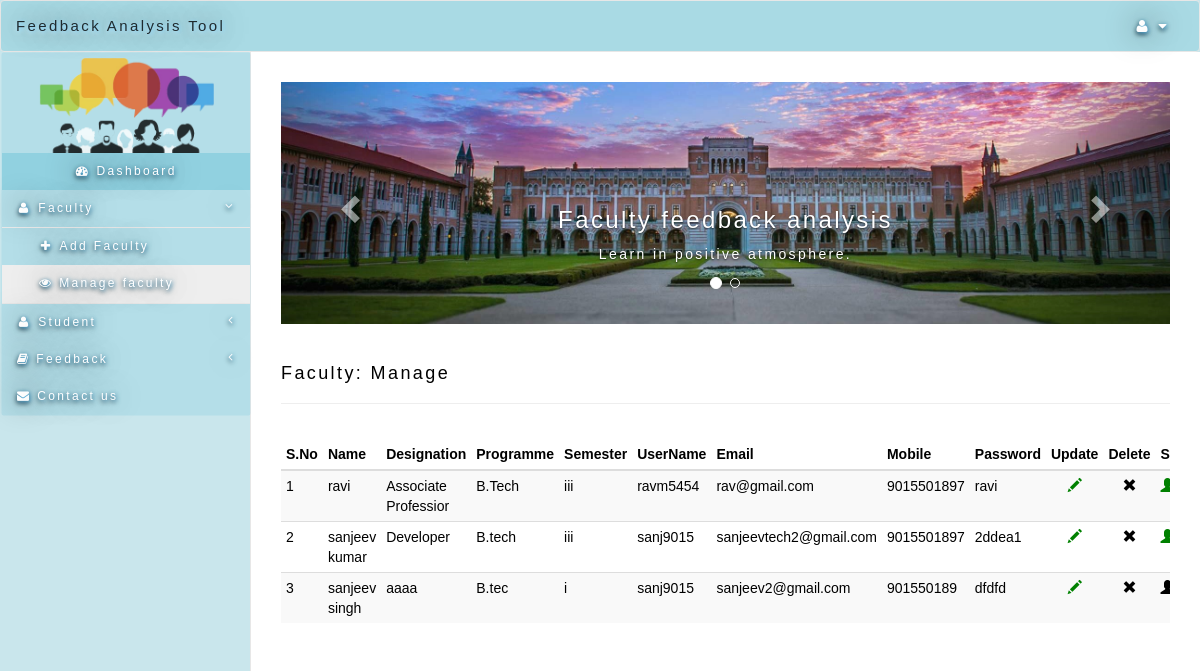
Page /admin/dashboard.php?info=show_faculty (signed in) on the committed database.
### tables this page shows
CREATE TABLE `faculty` (
  `id` int(11) NOT NULL,
  `user_alias` varchar(30) NOT NULL,
  `Name` varchar(30) NOT NULL,
  `designation` varchar(100) NOT NULL,
  `programme` varchar(50) NOT NULL,
  `semester` varchar(10) NOT NULL,
  `email` varchar(255) NOT NULL,
  `password` varchar(75) NOT NULL,
  `mobile` bigint(20) NOT NULL,
  `date` datetime NOT NULL,
  `status` int(11) NOT NULL
);

### admin/show_faculty.php (the view, shortened to what this page needs)
 <div class="col-sm-12">
    <div class="row" style="margin:0;">
        <h4>Faculty: Manage</h4>
        <hr>
    <div class="table-responsive">
    <table class="table table-condensed table-striped table-hover" align="center"style="letter-spacing: 0">
    <thead class="thead-inverse">
	<tr>
	<div class="form-group">
	<?php
	echo "<th>S.No</th>";
	echo "<th>Name</th>";
	echo "<th>Designation</th>";
	echo "<th>Programme</th>";
	echo "<th>Semester</th>";
	echo "<th>UserName</th>";
	echo "<th>Email</th>";
	echo "<th>Mobile</th>";
	echo "<th>Password</th>";
	echo "<th>Update</th>";
	echo "<th>Delete</th>";
	echo "<th>Status</th>";
	?>
	</div>
	</tr>
	</thead>
	<tbody>
     <?php
	$i=1;
	$que=mysqli_query($conn,"select * from faculty");
	while($row=mysqli_fetch_array($que))
	{
		?>
		<tr>
		<div class="form-group">
		<?php
		echo "<td>".$i."</td>";
		echo "<td>".$row['Name']."</td>";
		echo "<td>".$row['designation']."</td>";
		echo "<td>".$row['programme']."</td>";
		echo "<td>".$row['semester']."</td>";
		echo "<td>".$row['user_alias']."</td>";
		echo "<td>".$row['email']."</td>";
		echo "<td>".$row['mobile']."</td>";
		echo "<td>".$row['password']."</td>";
		echo "<td class='text-center'><a href='dashboard.php?id=$row[id]&info=edit_faculty'><span class='glyphicon glyphicon-pencil'style=color:green;></span></a></td>";
		echo "<td class='text-center'><a href='#' onclick='deletes($row[id])'><span class='glyphicon glyphicon-remove' style=color:black;></span></a></td>";
		if($row['status'])
		{
		echo "<td><a href='update_status.php?user_id=".$row['id']."&status=".$row['status']."'><span class='glyphicon glyphicon-user' style=color:black;></span></a></td>";
		}
		else
		{
		echo "<td><a href='update_status.php?user_id=".$row['id']."&status=".$row['status']."'><span class='glyphicon glyphicon-user' style=color:green;></span></a></td>";
		}
		?>
		</div>
		</tr>
		<?php
		$i++;
	}
?>
</tbody>
</table>
</div>
</div>
</div>

### admin/dashboard.php (shortened to what this page needs)
<?php
include('../dbconfig.php');
?>
<!DOCTYPE html>
<html lang="en">
<head>
    <link href="../css/bootstrap.min.css" rel="stylesheet">
    <link href="../css/metisMenu.min.css" rel="stylesheet">
    <link href="../css/sb-admin-2.css" rel="stylesheet">
    <link href="../css/modern-business.css" rel="stylesheet">
    <link href="../css/font-awesome.min.css" rel="stylesheet" type="text/css">
</head>
<body>
    <div id="wrapper" style="background-color: rgba(93, 188, 210,0.3);color:black;">
        <nav class="navbar navbar-default" role="navigation" style="margin-bottom: 0;background-color: rgba(93, 188, 210,0.3);">
            <div class="navbar-header">
                <a class="navbar-brand"  style="color:rgba(0,0,0,0.8);font-size:1.5rem;text-shadow:1px 1px 4px #66CCFF, 0 0 30px black, 0 2px 5px white;"href="dashboard.php">
                Feedback Analysis Tool</a>
            </div>
            <ul class="nav navbar-top-links navbar-right" align="right">
                <li class="dropdown dropleft">
                    <a class="dropdown-toggle" data-toggle="dropdown" href="#">
                        <i class="fa fa-user fa-fw"></i>  <i class="fa fa-caret-down"></i>
                    </a>
                </li>
            </ul>
            <div class="navbar sidebar" role="navigation" style="background-color: rgba(93, 188, 210,0.1);">
                <div class="sidebar-nav navbar-collapse">
                    <ul class="nav"  id="side-menu" style="background-color: rgba(93, 188, 210,0.1);font-size: 1.2rem;">
                        <li>
                                <img src="../images/black n white1.png" height="100vh" class="center-block" width="Auto"alt="logo" style="padding-top: 0.4rem;opacity:0.8;">
                        </li>
                        <li>
                            <a style="text-align:center;background-color: rgba(93, 188, 210,0.4);"href="dashboard.php"><i class="fa fa-dashboard fa-fw"></i> Dashboard</a>
                        </li>
						<li>
                            <a href="#"><i class="fa fa-user fa-fw"></i> Faculty<span class="fa arrow"></span></a>
                            <ul class="nav nav-second-level">
                                <li>
                                    <a href="dashboard.php?info=add_faculty" style="border-top: 0.2px solid #e7e7e7;"><i class="fa fa-plus fa-fw"></i> Add Faculty</a>
                                </li>
								 <li>
                                    <a href="dashboard.php?info=show_faculty"style="border-bottom: 0.2px solid #e7e7e7;"><i class="fa fa-eye"></i> Manage faculty</a>
                                </li>
							</ul>
                        </li>
						<li>
                            <a href="#"><i class="fa fa-user fa-fw"></i> Student<span class="fa arrow"></span></a>
                        </li>
        <li>
                            <a href="#"><i class="fa fa-user fa-book"></i> Feedback<span class="fa arrow"></span></a>
                        </li>
		<li>
			<a href="dashboard.php?info=contact"><i class="fa fa-envelope"></i> Contact us</a>
		</li>
                    </ul>
                </div>
            </div>
        </nav>
        <div id="page-wrapper">
            <div class="row">
                <div class="col-lg-12">
<div id="myCarousel" class="carousel slide" data-ride="carousel" style="margin-top: 3rem;margin-bottom: 3rem;">
    <ol class="carousel-indicators">
      <li data-target="#myCarousel" data-slide-to="0" class="active"></li>
      <li data-target="#myCarousel" data-slide-to="1"></li>
    </ol>
    <div class="carousel-inner">
      <div class="item active">
        <img class="fill"src="../images/feedback11.jpg" style="width:100%;max-height: 285px;">
        <div class="carousel-caption">
          <h3>Faculty feedback analysis</h3>
          <p>Learn in positive atmosphere.</p>
        </div>
      </div>
    </div>
    <a class="left carousel-control" href="#myCarousel" data-slide="prev">
      <span class="glyphicon glyphicon-chevron-left"></span>
    </a>
    <a class="right carousel-control" href="#myCarousel" data-slide="next">
      <span class="glyphicon glyphicon-chevron-right"></span>
    </a>
  </div>
</div>
                	<?php
								@$info=$_GET['info'];
								if($info!="")
								{
									if($info=="add_faculty")
										{
											include('add_faculty.php');
										}
									elseif($info=="show_faculty")
										{
											include('show_faculty.php');
										}
									elseif($info=="edit_faculty")
										{
											include('edit_faculty.php');
										}
									elseif($info=="display_student")
										{
											include('display_student.php');
										}
									elseif($info=="contact")
										{
											include('contact.php');
										}
									elseif($info=="feedback")
										{
											include('feedback.php');
										}
										elseif($info=="average")
										{
											include('feedback_average.php');
										}
										else if($info=="update_password")
										{
										include('update_password.php');
										}
								}
								else
								{
								include('dashboard_home.php');
								}
							?>
				</div>
            </div>
        </div>
</body>
</html>

### css/sb-admin-2.css (style rules this page uses)
body { background-color: #f8f8f8; }
#wrapper { width: 100%; }
#page-wrapper { padding: 0 15px; min-height: 568px; background-color: #fff; }
@media (min-width:768px) { #page-wrapper { position: inherit; margin: 0 0 0 250px; padding: 0 30px; border-left: 1px solid #e7e7e7; } }
.navbar-top-links { margin-right: 0; }
.navbar-top-links li { display: inline-block; }
.navbar-top-links li:last-child { margin-right: 15px; }
.navbar-top-links li a { padding: 15px; min-height: 50px; }
.sidebar .sidebar-nav.navbar-collapse { padding-right: 0; padding-left: 0; }
.sidebar ul li a.active { background-color: #eee; }
.sidebar .arrow { float: right; }
.sidebar .fa.arrow:before { content: "\f104"; }
.sidebar .active>a>.fa.arrow:before { content: "\f107"; }
.sidebar .nav-second-level li, .sidebar .nav-third-level li { border-bottom: 0!important; }
.sidebar .nav-second-level li a { padding-left: 37px; }
@media (min-width:768px) { .sidebar { z-index: 1; position: absolute; width: 250px; margin-top: 51px; } }

### css/modern-business.css (style rules this page uses)
html, body { height: 100%; }
body { padding-top: 0px; font-family:'Gotu', sans-serif; letter-spacing: 0.2vw; }
@media (min-width: 768px) { .navbar .navbar-collapse { text-align: center; } }

### admin/dashboard.php (style rules this page uses)
.nav li a { color: rgba(255,255,255,1); text-shadow:1px 1px 4px #66CCFF, 0 0 30px black, 0 2px 5px black; text-align:left; }

### rows in the picture
faculty: Name "ravi", designation "Associate Professior", programme "B.Tech", semester "iii", user_alias "ravm5454", email "rav@gmail.com", mobile "9015501897", password "ravi"
faculty: Name "sanjeev kumar", designation "Developer", programme "B.tech", semester "iii", user_alias "sanj9015", email "sanjeevtech2@gmail.com", mobile "9015501897", password "2ddea1"
faculty: Name "sanjeev singh", designation "aaaa", programme "B.tec", semester "i", user_alias "sanj9015", email "sanjeev2@gmail.com", mobile "901550189", password "dfdfd"
